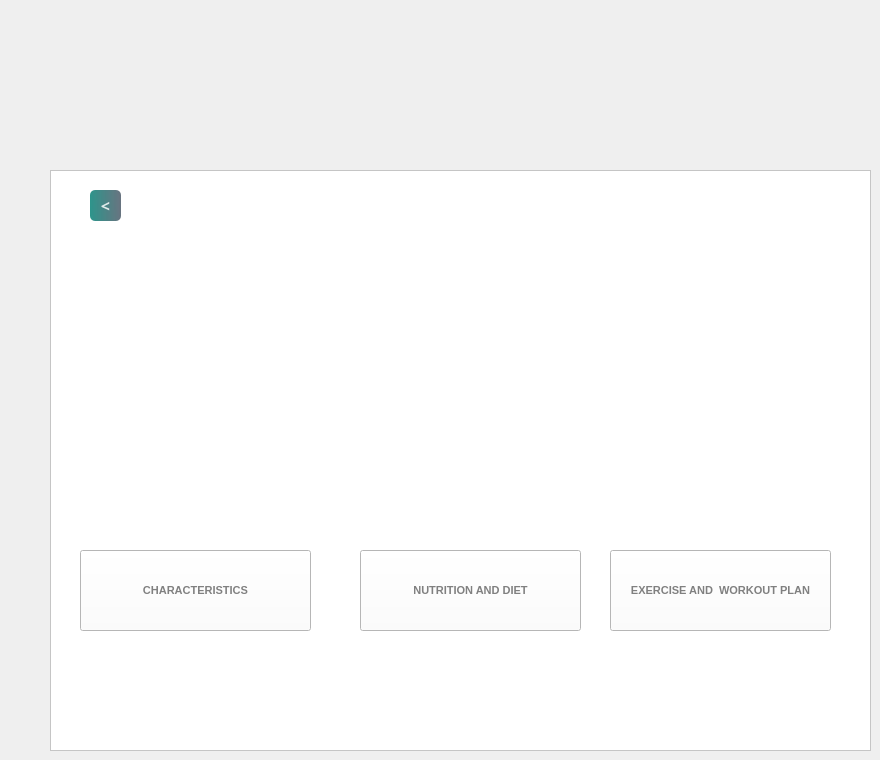
    <widget class="QWidget" name="Endomorphfeatures">
     <widget class="QFrame" name="frame_12">
      <property name="geometry">
       <rect>
        <x>50</x>
        <y>170</y>
        <width>821</width>
        <height>581</height>
       </rect>
      </property>
      <property name="styleSheet">
       <string notr="true">background-color: rgb(255, 255, 255);</string>
      </property>
      <property name="frameShape">
       <enum>QFrame::Shape::StyledPanel</enum>
      </property>
      <property name="frameShadow">
       <enum>QFrame::Shadow::Raised</enum>
      </property>
      <widget class="QLabel" name="label_53">
       <property name="geometry">
        <rect>
         <x>30</x>
         <y>80</y>
         <width>231</width>
         <height>321</height>
        </rect>
       </property>
       <property name="styleSheet">
        <string notr="true">border-image: url(:/images/endomorph.png);
border-radius:10px;



QLabel {
    /* Initial style for QLabel */
    border: 1px solid transparent; /* No border initially */
    padding: 0px; /* No padding initially */
}

/* Style when QLabel is hovered over */
QLabel_28:hover {
    border: 2px solid blue; /* Blue border when hovered */
    padding: 5px; /* 5px padding inside the border */
    border-style: solid;
}</string>
       </property>
       <property name="text">
        <string/>
       </property>
       <property name="pixmap">
        <pixmap resource="Resource.qrc">:/endomorph.png</pixmap>
       </property>
       <property name="scaledContents">
        <bool>true</bool>
       </property>
      </widget>
      <widget class="QPushButton" name="Endocharacteristics">
       <property name="geometry">
        <rect>
         <x>30</x>
         <y>380</y>
         <width>231</width>
         <height>81</height>
        </rect>
       </property>
       <property name="font">
        <font>
         <pointsize>8</pointsize>
         <bold>true</bold>
        </font>
       </property>
       <property name="styleSheet">
        <string notr="true">

QPushButton#Endocharacteristics{
color:grey;
}

QPushButton#Endocharacteristics:hover{
        padding-left:5px;
        padding-top:5px;}


</string>
       </property>
       <property name="text">
        <string>CHARACTERISTICS</string>
       </property>
      </widget>
      <widget class="QLabel" name="label_54">
       <property name="geometry">
        <rect>
         <x>310</x>
         <y>80</y>
         <width>221</width>
         <height>321</height>
        </rect>
       </property>
       <property name="styleSheet">
        <string notr="true">border-image: url(:/images/endodiet.jpg);
border-radius:10px;



QLabel {
    /* Initial style for QLabel */
    border: 1px solid transparent; /* No border initially */
    padding: 0px; /* No padding initially */
}

/* Style when QLabel is hovered over */
QLabel_28:hover {
    border: 2px solid blue; /* Blue border when hovered */
    padding: 5px; /* 5px padding inside the border */
    border-style: solid;
}</string>
       </property>
       <property name="text">
        <string/>
       </property>
       <property name="pixmap">
        <pixmap resource="Resource.qrc">:/endodiet.jpg</pixmap>
       </property>
       <property name="scaledContents">
        <bool>true</bool>
       </property>
      </widget>
      <widget class="QLabel" name="label_55">
       <property name="geometry">
        <rect>
         <x>560</x>
         <y>80</y>
         <width>221</width>
         <height>321</height>
        </rect>
       </property>
       <property name="styleSheet">
        <string notr="true">border-image: url(:/images/mesomorph.png);
border-image: url(:/images/register.jpg);
border-radius:10px;



QLabel {
    /* Initial style for QLabel */
    border: 1px solid transparent; /* No border initially */
    padding: 0px; /* No padding initially */
}

/* Style when QLabel is hovered over */
QLabel_28:hover {
    border: 2px solid blue; /* Blue border when hovered */
    padding: 5px; /* 5px padding inside the border */
    border-style: solid;
}</string>
       </property>
       <property name="text">
        <string/>
       </property>
       <property name="pixmap">
        <pixmap resource="Resource.qrc">:/exercise.jpg</pixmap>
       </property>
       <property name="scaledContents">
        <bool>true</bool>
       </property>
      </widget>
      <widget class="QPushButton" name="Endonutritionanddiet">
       <property name="geometry">
        <rect>
         <x>310</x>
         <y>380</y>
         <width>221</width>
         <height>81</height>
        </rect>
       </property>
       <property name="font">
        <font>
         <pointsize>8</pointsize>
         <bold>true</bold>
        </font>
       </property>
       <property name="styleSheet">
        <string notr="true">

QPushButton#Endonutritionanddiet{
color:grey;
}

QPushButton#Endonutritionanddiet:hover{
        padding-left:5px;
        padding-top:5px;}


</string>
       </property>
       <property name="text">
        <string>NUTRITION AND DIET</string>
       </property>
      </widget>
      <widget class="QPushButton" name="Endoexerciseandworkout">
       <property name="geometry">
        <rect>
         <x>560</x>
         <y>380</y>
         <width>221</width>
         <height>81</height>
        </rect>
       </property>
       <property name="font">
        <font>
         <pointsize>8</pointsize>
         <bold>true</bold>
        </font>
       </property>
       <property name="styleSheet">
        <string notr="true">

QPushButton#Endoexerciseandworkout{
color:grey;
}

QPushButton#Endoexerciseandworkout:hover{
        padding-left:5px;
        padding-top:5px;}


</string>
       </property>
       <property name="text">
        <string>EXERCISE AND  WORKOUT PLAN</string>
       </property>
      </widget>
      <widget class="QPushButton" name="back2">
       <property name="geometry">
        <rect>
         <x>40</x>
         <y>20</y>
         <width>31</width>
         <height>31</height>
        </rect>
       </property>
       <property name="font">
        <font>
         <family>Sitka Banner</family>
         <pointsize>12</pointsize>
         <bold>true</bold>
        </font>
       </property>
       <property name="styleSheet">
        <string notr="true">

QPushButton#back2{
        background-color: qlineargradient(spread:pad, x1:0, y1:0.505682, x2:1, y2:0.477, stop:0 rgba(11, 131, 120, 219), stop:1 rgba(85, 98, 112, 226));
        color:rgba(255, 255, 255, 210);
        border-radius:5px;
}

QPushButton#back2:hover{
        background-color: qlineargradient(spread:pad, x1:0, y1:0.505682, x2:1, y2:0.477, stop:0 rgba(150, 123, 111, 219), stop:1 rgba(85, 81, 84, 226));
}

QPushButton#back2:pressed{
        padding-left:5px;
        padding-top:5px;
        background-color:rgba(150, 123, 111, 255);
}
</string>
       </property>
       <property name="text">
        <string>&lt;</string>
       </property>
      </widget>
     </widget>
    </widget>
